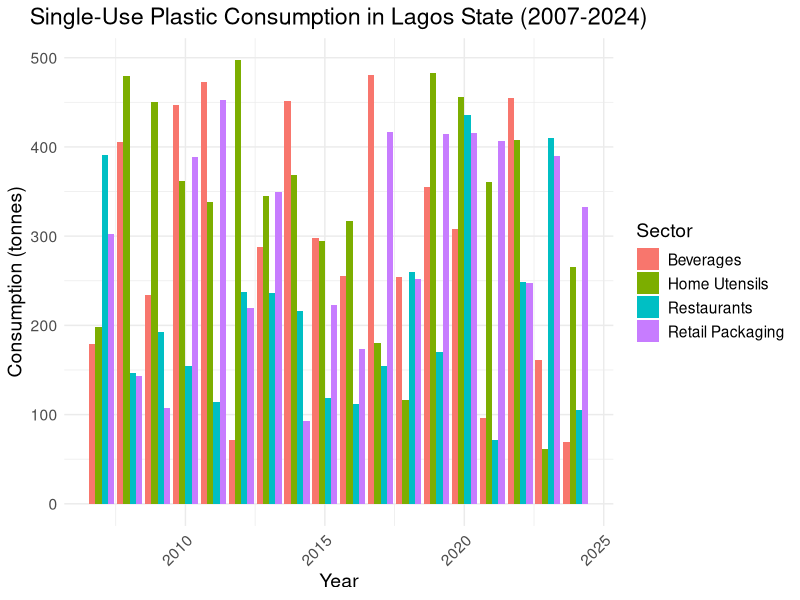

The R source for this figure:


library(tidyverse)

# Load necessary libraries
library(ggplot2)
library(dplyr)

# Generate hypothetical data
years <- 2007:2024
sectors <- c("Beverages", "Home Utensils", "Restaurants", "Retail Packaging")

# Create a data frame with random consumption values (in tonnes) for each sector and year
set.seed(123) # For reproducibility
data <- expand.grid(Year = years, Sector = sectors)
data$Consumption <- round(runif(nrow(data), min = 50, max = 500)) # Random values in tonnes

# Summarize data (if needed)
data_summary <- data %>%
  group_by(Year, Sector) %>%
  summarize(Consumption = sum(Consumption), .groups = "drop")

# Plot the bar chart
ggplot(data_summary, aes(x = Year, y = Consumption, fill = Sector)) +
  geom_bar(stat = "identity", position = "dodge") +
  labs(
    title = "Single-Use Plastic Consumption in Lagos State (2007-2024)",
    x = "Year",
    y = "Consumption (tonnes)",
    fill = "Sector"
  ) +
  theme_minimal() +
  theme(
    text = element_text(size = 14),
    plot.title = element_text(hjust = 0.5),
    axis.text.x = element_text(angle = 45, hjust = 1)
  )
